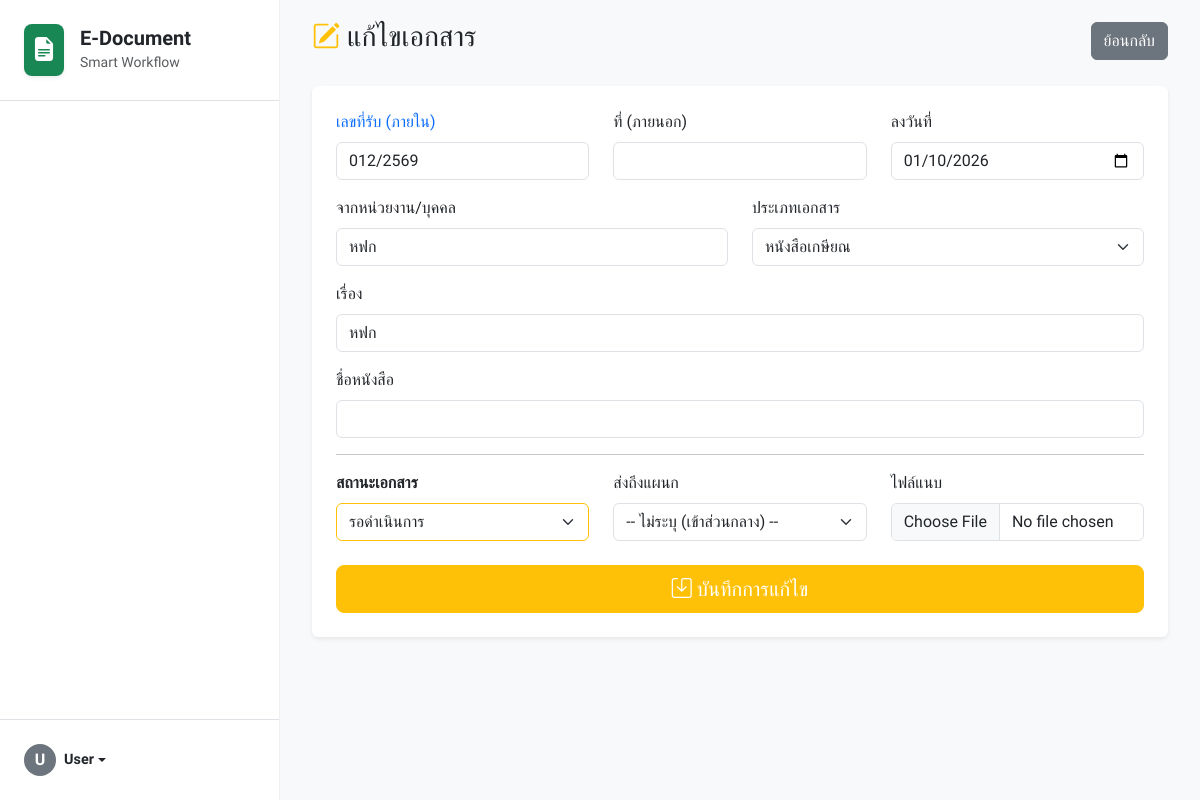
Screenshot of /admin/documents/edit.php?id=119 with the database file from the repository.
### tables this page shows
CREATE TABLE `documents` (
  `id` int(11) NOT NULL,
  `document_no` varchar(50) NOT NULL COMMENT 'เลขที่เอกสารรันต่อเนื่อง',
  `external_no` varchar(50) DEFAULT NULL COMMENT 'เลขที่หนังสือ (จากภายนอก)',
  `title` varchar(255) NOT NULL COMMENT 'เรื่อง/หัวข้อเอกสาร',
  `book_name` varchar(255) DEFAULT NULL COMMENT 'ชื่อหนังสือ',
  `receive_date` date NOT NULL DEFAULT curdate() COMMENT 'วันที่รับ',
  `sender_id` int(11) DEFAULT NULL COMMENT 'ID ผู้ส่ง (เชื่อมตาราง users)',
  `to_department_id` int(11) DEFAULT NULL COMMENT 'ID แผนกปลายทาง (เชื่อมตาราง departments)',
  `pending_target_depts` text DEFAULT NULL COMMENT 'เก็บ ID แผนกปลายทางแบบ CSV สำหรับหนังสือเกษียณ',
  `document_type_id` int(11) NOT NULL COMMENT 'ประเภทเอกสาร',
  `from_source` varchar(100) DEFAULT NULL COMMENT 'รับจากหน่วยงาน/บุคคล',
  `status` enum('pending','process','success','cancel','draft') DEFAULT 'pending',
  `priority` tinyint(1) NOT NULL DEFAULT 0 COMMENT '0=ปกติ, 1=ด่วน, 2=ด่วนที่สุด',
  `remark` text DEFAULT NULL,
  `file_path` varchar(255) DEFAULT NULL COMMENT 'ชื่อไฟล์แนบ',
  `created_at` timestamp NOT NULL DEFAULT current_timestamp(),
  `is_forwarded` tinyint(1) DEFAULT 0 COMMENT '0=รอส่ง, 1=ส่งแล้ว',
  `parent_id` int(11) DEFAULT NULL COMMENT 'เก็บ ID เอกสารต้นทาง',
  `updated_at` timestamp NULL DEFAULT NULL
);

CREATE TABLE `document_types` (
  `id` int(11) NOT NULL,
  `type_name` varchar(100) NOT NULL COMMENT 'ชื่อประเภทเอกสาร',
  `is_active` tinyint(1) DEFAULT 1
);

### admin/documents/edit.php (the view, shortened to what this page needs)
<?php
include '../../config/db.php';
$id = $_GET['id'];
$stmt = $conn->prepare("SELECT * FROM documents WHERE id = ?");
$stmt->bind_param("i", $id);
$stmt->execute();
$doc = $stmt->get_result()->fetch_assoc();
$types = $conn->query("SELECT * FROM document_types ORDER BY id ASC");
?>
<!DOCTYPE html>
<html lang="th">
<head>
    <link href="https://cdn.jsdelivr.net/npm/bootstrap@5.3.0/dist/css/bootstrap.min.css" rel="stylesheet">
    <link rel="stylesheet" href="https://cdn.jsdelivr.net/npm/bootstrap-icons@1.10.0/font/bootstrap-icons.css">
    <link href="https://cdn.jsdelivr.net/npm/sweetalert2@11/dist/sweetalert2.min.css" rel="stylesheet">
</head>
<body>
    <div class="d-flex">
        <div class="flex-shrink-0">
            <?php include '../../includes/sidebar.php'; ?>
        </div>
        <div class="main-content flex-grow-1">
            <div class="container-fluid" style="max-width: 1000px;">
                <div class="d-flex justify-content-between align-items-center mb-4">
                    <h3><i class="bi bi-pencil-square text-warning"></i> แก้ไขเอกสาร</h3>
                    <a href="index.php" class="btn btn-secondary">ย้อนกลับ</a>
                </div>
                <div class="card shadow-sm border-0">
                    <div class="card-body p-4">
                        <form method="post" enctype="multipart/form-data">
                            <div class="row mb-3">
                                <div class="col-md-4">
                                    <label class="form-label text-primary">เลขที่รับ (ภายใน)</label>
                                    <input type="text" name="document_no" class="form-control" value="<?php echo htmlspecialchars($doc['document_no']); ?>" required>
                                </div>
                                <div class="col-md-4">
                                    <label class="form-label">ที่ (ภายนอก)</label>
                                    <input type="text" name="external_no" class="form-control" value="<?php echo htmlspecialchars($doc['external_no']); ?>">
                                </div>
                                <div class="col-md-4">
                                    <label class="form-label">ลงวันที่</label>
                                    <input type="date" name="receive_date" class="form-control" value="<?php echo $doc['receive_date']; ?>" required>
                                </div>
                            </div>
                            <div class="row mb-3">
                                <div class="col-md-6">
                                    <label class="form-label">จากหน่วยงาน/บุคคล</label>
                                    <input type="text" name="from_source" class="form-control" value="<?php echo htmlspecialchars($doc['from_source']); ?>">
                                </div>
                                <div class="col-md-6">
                                    <label class="form-label">ประเภทเอกสาร</label>
                                    <select name="document_type_id" class="form-select" required>
                                        <?php foreach ($types as $t): ?>
                                            <option value="<?php echo $t['id']; ?>" <?php echo ($t['id'] == $doc['document_type_id']) ? 'selected' : ''; ?>>
                                                <?php echo $t['type_name']; ?>
                                            </option>
                                        <?php endforeach; ?>
                                    </select>
                                </div>
                            </div>
                            <div class="mb-3">
                                <label class="form-label">เรื่อง</label>
                                <input type="text" name="title" class="form-control" value="<?php echo htmlspecialchars($doc['title']); ?>" required>
                            </div>
                            <div class="mb-3">
                                <label class="form-label">ชื่อหนังสือ</label>
                                <input type="text" name="book_name" class="form-control" value="<?php echo htmlspecialchars($doc['book_name']); ?>">
                            </div>
                            <hr>
                            <div class="row mb-3">
                                <div class="col-md-4">
                                    <label class="form-label fw-bold">สถานะเอกสาร</label>
                                    <select name="status" class="form-select border-warning">
                                        <option value="pending" <?php echo ($doc['status'] == 'pending') ? 'selected' : ''; ?>>รอดำเนินการ</option>
                                    </select>
                                </div>
                                <div class="col-md-4">
                                    <label class="form-label">ส่งถึงแผนก</label>
                                    <select name="to_department_id" class="form-select">
                                        <option value="">-- ไม่ระบุ (เข้าส่วนกลาง) --</option>
                                    </select>
                                </div>
                                <div class="col-md-4">
                                    <label class="form-label">ไฟล์แนบ</label>
                                    <input type="file" name="doc_file" class="form-control">
                                </div>
                            </div>
                            <div class="d-grid mt-4">
                                <button type="submit" class="btn btn-warning btn-lg text-white"><i class="bi bi-save"></i> บันทึกการแก้ไข</button>
                            </div>
                        </form>
                    </div>
                </div>
            </div>
        </div>
    </div>
</body>
</html>

### admin/documents/edit.php (style rules this page uses)
body { background-color: #f8f9fa; font-family: 'Kanit', sans-serif; }
.main-content { width: 100%; padding: 20px; height: 100vh; overflow-y: auto; }

### rows the page displays
documents: document_no "012/2569", receive_date "01/10/2026", from_source "หฟก", document_type_id "หนังสือเกษียณ", title "หฟก"

### other values shown
mb_substr($first_name, 0, 1, 'UTF-8') "U"
$fullname "User"
